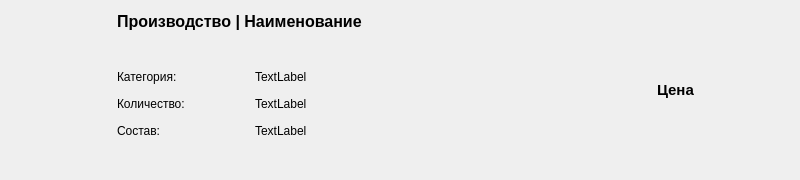
<?xml version="1.0" encoding="UTF-8"?>
<ui version="4.0">
 <class>Form</class>
 <widget class="QWidget" name="Form">
  <property name="geometry">
   <rect>
    <x>0</x>
    <y>0</y>
    <width>800</width>
    <height>180</height>
   </rect>
  </property>
  <layout class="QGridLayout" name="gridLayout" columnstretch="1,1,3,1">
   <item row="2" column="2">
    <widget class="QLabel" name="lbl_category">
     <property name="text">
      <string>TextLabel</string>
     </property>
    </widget>
   </item>
   <item row="2" column="1">
    <widget class="QLabel" name="label_2">
     <property name="text">
      <string>Категория:</string>
     </property>
    </widget>
   </item>
   <item row="0" column="1" colspan="2">
    <widget class="QLabel" name="lbl_name">
     <property name="font">
      <font>
       <pointsize>12</pointsize>
       <bold>true</bold>
      </font>
     </property>
     <property name="text">
      <string>Производство | Наименование</string>
     </property>
     <property name="wordWrap">
      <bool>true</bool>
     </property>
    </widget>
   </item>
   <item row="0" column="0" rowspan="6">
    <widget class="QLabel" name="lbl_image">
     <property name="minimumSize">
      <size>
       <width>100</width>
       <height>100</height>
      </size>
     </property>
     <property name="maximumSize">
      <size>
       <width>100</width>
       <height>100</height>
      </size>
     </property>
     <property name="scaledContents">
      <bool>true</bool>
     </property>
    </widget>
   </item>
   <item row="3" column="1">
    <widget class="QLabel" name="label">
     <property name="text">
      <string>Количество:</string>
     </property>
    </widget>
   </item>
   <item row="3" column="2">
    <widget class="QLabel" name="lbl_count">
     <property name="text">
      <string>TextLabel</string>
     </property>
    </widget>
   </item>
   <item row="4" column="1">
    <widget class="QLabel" name="label_5">
     <property name="text">
      <string>Состав:</string>
     </property>
    </widget>
   </item>
   <item row="4" column="2">
    <widget class="QLabel" name="lbl_sostav">
     <property name="text">
      <string>TextLabel</string>
     </property>
     <property name="wordWrap">
      <bool>true</bool>
     </property>
    </widget>
   </item>
   <item row="1" column="3" rowspan="4">
    <widget class="QLabel" name="lbl_price">
     <property name="minimumSize">
      <size>
       <width>0</width>
       <height>0</height>
      </size>
     </property>
     <property name="font">
      <font>
       <pointsize>11</pointsize>
       <bold>true</bold>
      </font>
     </property>
     <property name="text">
      <string>Цена</string>
     </property>
    </widget>
   </item>
  </layout>
 </widget>
 <resources/>
 <connections/>
</ui>
